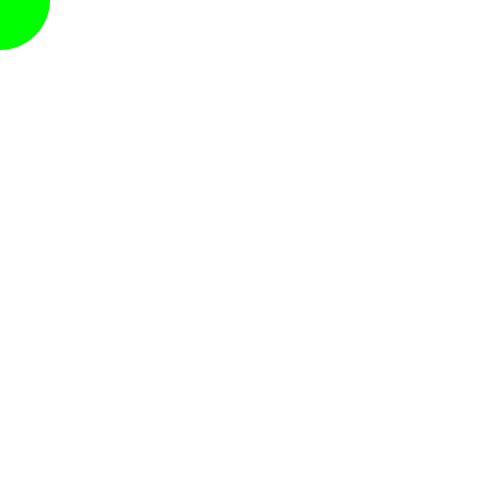
Frame 1 (no input)
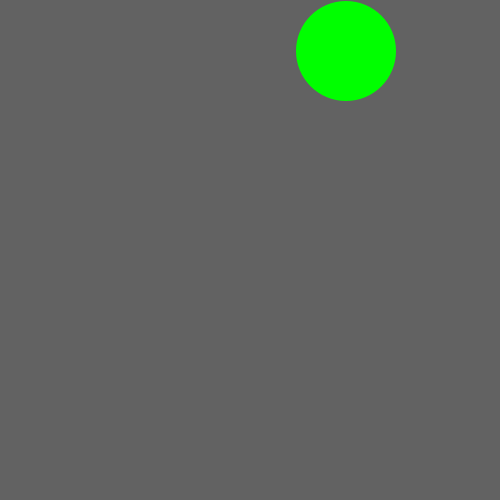
Frame 60 (the mouse pressed at the canvas centre just before this capture)
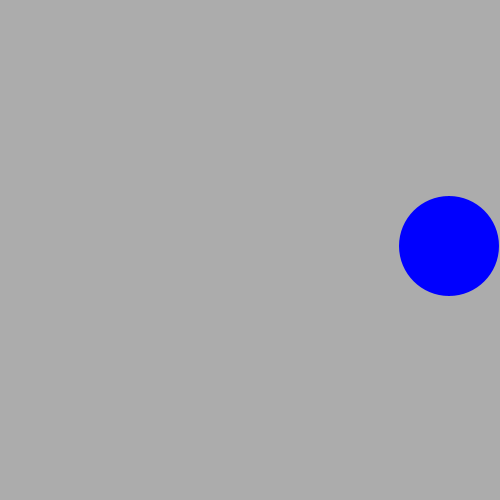
Frame 120 (the mouse held since frame 60 and released just before this capture)

The Processing sketch that drew these frames (run headless with seeded random() and noise(); from frame 60 on, the mouse is pressed at the canvas centre):

// Processing sketch: processing_160292
// ── processing_160292.pde

//Variables Declared
int x;
int y;
int xSpeed;
int ySpeed;
int newSpeed;
int circSize;
int halfCirc;
int bgColor;
int rFill;
int gFill;
int bFill;

void setup() {

  size (500, 500);

  //Variables Defined
  x = 0;
  y = 0;
  //xSpeed = 5;
  //ySpeed = 5;
  newSpeed = 5;
  circSize = 100;
  halfCirc = circSize/2;
  bgColor = 255;
  rFill = 0;
  gFill = 255;
  bFill = 0;
}

//Press Key to increase speed
void keyPressed() {
  newSpeed = newSpeed + 5;
}

void draw() {

  background (bgColor);

  //Circle
  fill(rFill, gFill, bFill);
  noStroke();
  //x+=xSpeed;
  x = x+xSpeed;
  //y+=ySpeed;
  y = y+ySpeed;
  bgColor = ((x+y)/4);
  ellipse(x, y, circSize, circSize);

  if ((x<= halfCirc) && (y <= halfCirc)) {
    ySpeed = 0;
    xSpeed = newSpeed;
    x = halfCirc+1;
    y = halfCirc+1;
    rFill = 0;
    gFill = 255;
    bFill = 0;
  }

  if ((x >= width-halfCirc) && (y >= halfCirc)) {
    xSpeed = 0;
    ySpeed = newSpeed;
    x = width-halfCirc-1;
    y = halfCirc+1;
    rFill = 0;
    gFill = 0;
    bFill = 255;
  }

  if ((x >= width-halfCirc-1) && (y >= height-halfCirc)) {
    ySpeed = 0;
    xSpeed = -newSpeed;
    x = width-halfCirc-1;
    y = height-halfCirc-1;
    rFill = 255;
    gFill = 255;
    bFill = 0;
  }

  if ((x <= halfCirc) && (y >= height-halfCirc-1)) {
    xSpeed = 0;
    ySpeed = -newSpeed;
    x = halfCirc;
    y = height-halfCirc;
    rFill = 255;
    gFill = 0;
    bFill = 0;
  }
  
  
  /*
  //(Couldn't get this to work...)
  //Mouse Interaction
  if ((mouseX >= 50) && (mouseX <= 450)){
    x = mouseX;
    y = mouseY;
    xSpeed = 0;
    ySpeed = 0;
  }
  else {
    x = halfCirc;
    y = halfCirc;
  }
  */
}
